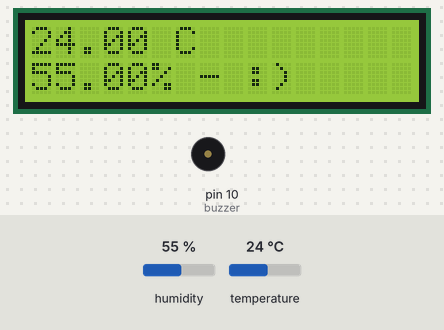
The sketch below on a simulated Arduino Uno, built with avr-gcc and run on an emulated ATmega328P. On the bench: 16×2 character LCD, buzzer (waves = sounding, pin HIGH). The test bench sets the inputs (shaded band); at power-on: humidity 55 %, temperature 24 °C. What the sketch prints to the serial monitor is not drawn.

Above: at 1.2 s.
1.3 s: humidity set to 69 %
At 3.6 s:
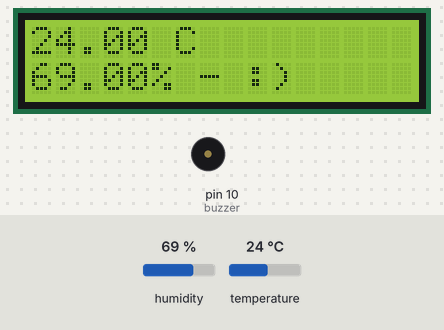
5.2 s: humidity set to 72 %
At 6.9 s:
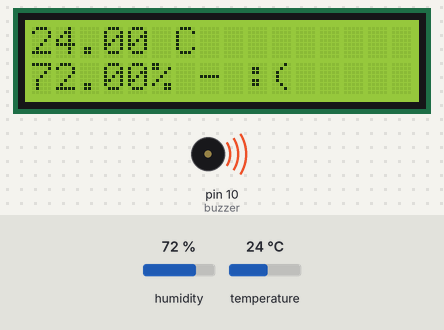
13.0 s: temperature set to 12 °C
At 17.9 s:
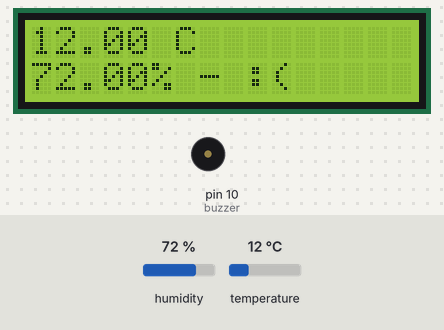
18.2 s: temperature set to 19 °C
At 20.2 s:
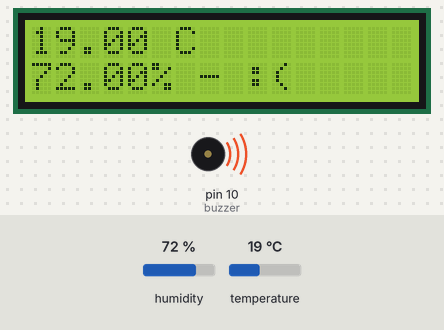
Timing chart, 0 to 22.7 s (numbered marks = the images above; inputs shaded):
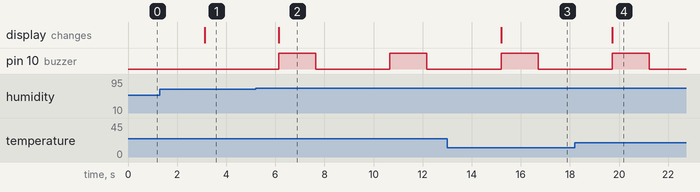

Measured:
- the behaviour switches between 70 and 71 % on humidity (found by bisection; images 1 and 2)
- after the input at 1.3 s, the display: changes after 1.8 s (image 1)
- after the input at 5.2 s, pin 10 (buzzer): alternates HIGH for 1.5 s and LOW for 3.0 s, starting after 0.94 s; the display: changes after 0.95 s (image 2)
- after the input at 13.0 s, the display: changes after 2.2 s (image 3)
- after the input at 18.2 s, the display: changes after 1.5 s (image 4)

The sketch:

temperatur_und_luftfeuchtigkeit.ino
```cpp
#include <DHT.h>
#include <DHT_U.h>
#include <LiquidCrystal.h>

const int dataPin = 12;
const int buzzer = 10;

DHT dht(dataPin, DHT11);

//LCD Display
/*
const int d7 = 2;
const int d6 = 3;
const int d5 = 4;
const int d4 = 5;

const int e = 6;
const int rs = 7;
*/
LiquidCrystal lcd(7, 6, 5, 4, 3, 2);

float getTemp()
{
  Serial.print("Temperatur: ");
  Serial.print(dht.readTemperature());
  return dht.readTemperature();
}

float getHum()
{
  Serial.print("\tLuftfeuchtigkeit: ");
  Serial.print(dht.readHumidity());
  Serial.print("\n");
  return dht.readHumidity();
}

void setDisplay(float temp, float hum)
{
  lcd.setCursor(0, 0);
  lcd.print(temp);
  lcd.print(" C");


  if(hum > 70)
  {
    digitalWrite(buzzer, HIGH);
    lcd.setCursor(0, 1);
    lcd.print(hum);
    lcd.print("% - :(");
    delay(1500);
  }
  else
  {
    lcd.setCursor(0, 1);
    lcd.print(hum);
    lcd.print("% - :)");
  }
  digitalWrite(buzzer, LOW);

}


void setup()
{
  Serial.begin( 9600);
  dht.begin();
  lcd.begin(16,2);
  pinMode(buzzer, OUTPUT);
}

void loop( )
{
  setDisplay(getTemp(), getHum());
  delay(3000);
}


/* erste Version ohne das LCD und mit DHT_U
 *
 *  DHT_Unified dht( dataPin, DHT11);
 *
 * float temp;
  float hum;
  sensors_event_t event;

  dht.humidity().getEvent(&event);
  hum = event.relative_humidity;
  Serial.println("\nLuftfeuchtigkeit: ");
  Serial.println(String(hum));

  dht.temperature().getEvent(&event);
  temp = event.temperature;
  Serial.println("\nTemperatur: ");
  Serial.println(String(temp));

  delay(3000);
 */
```
